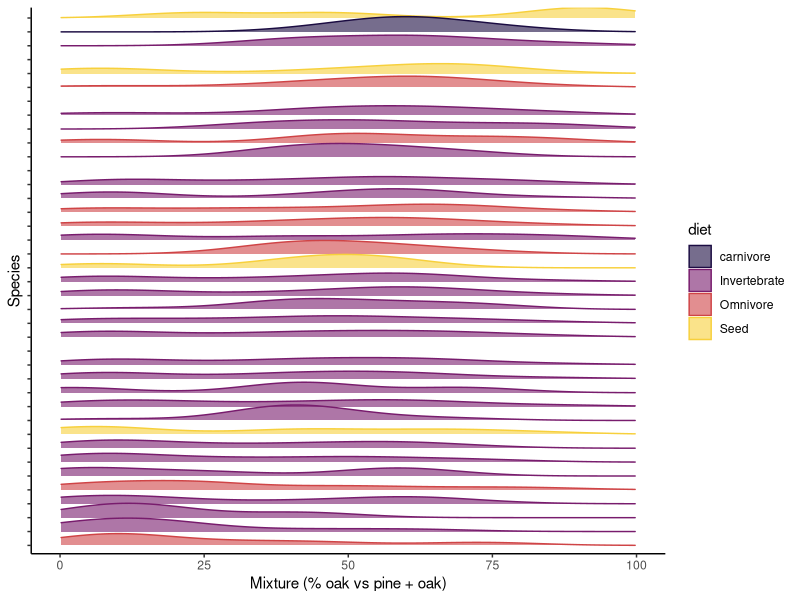
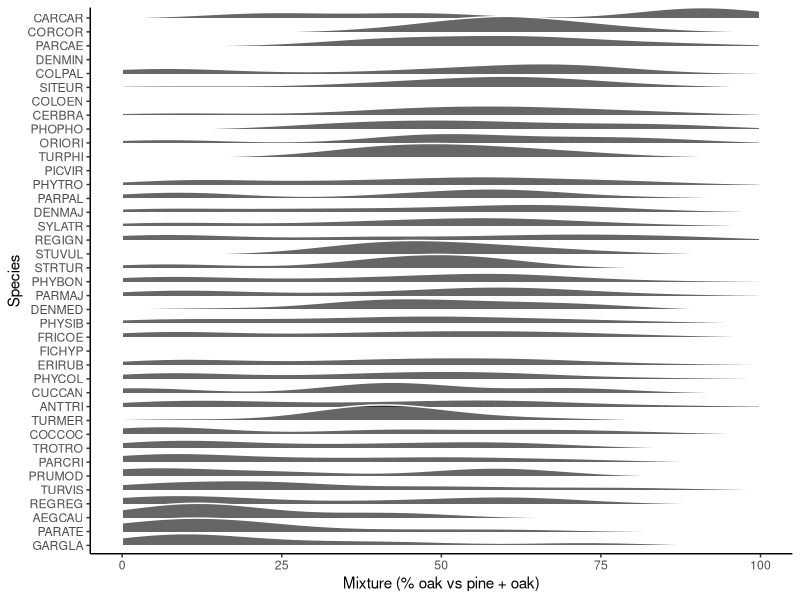
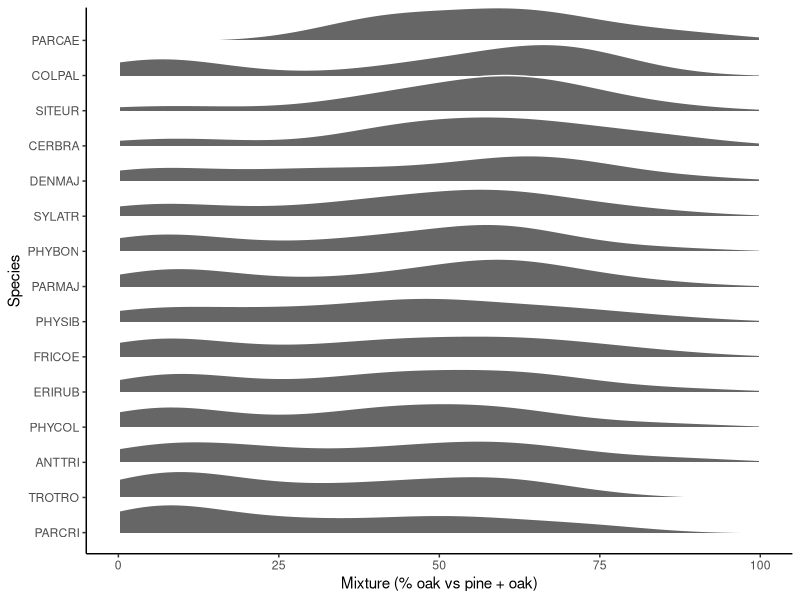
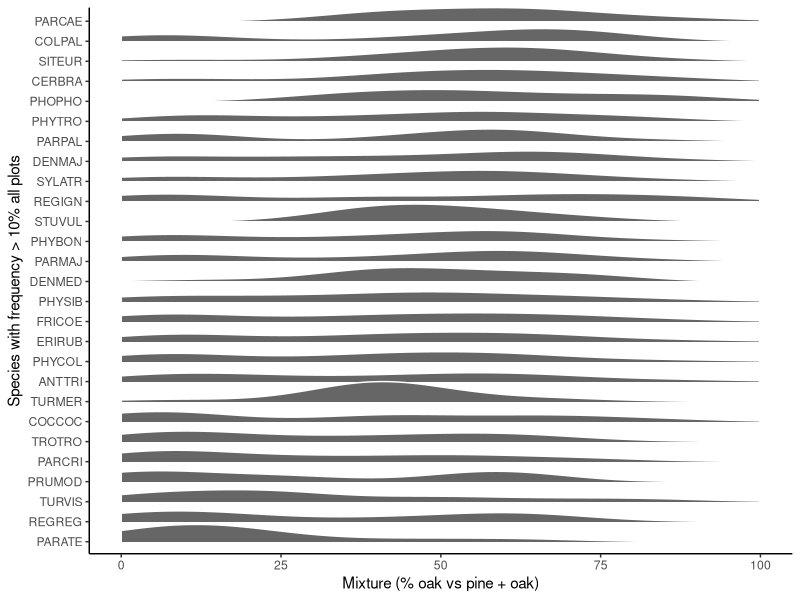
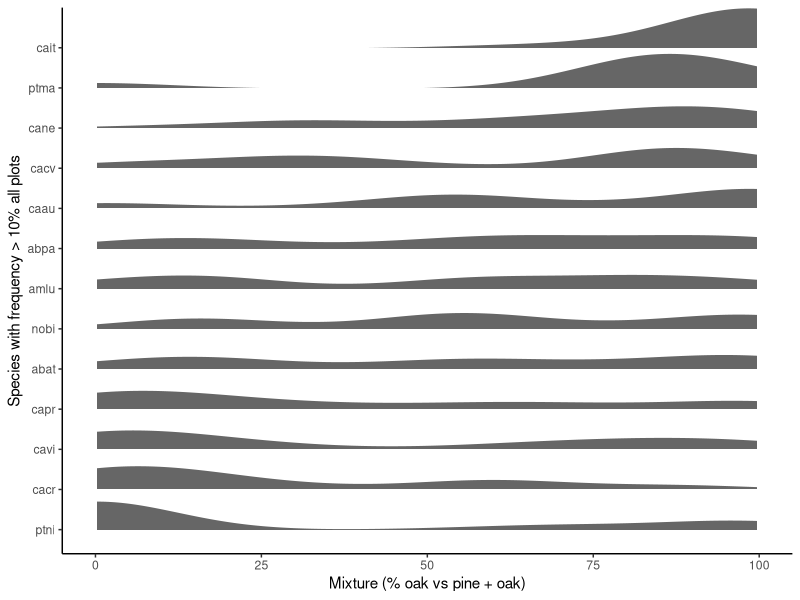
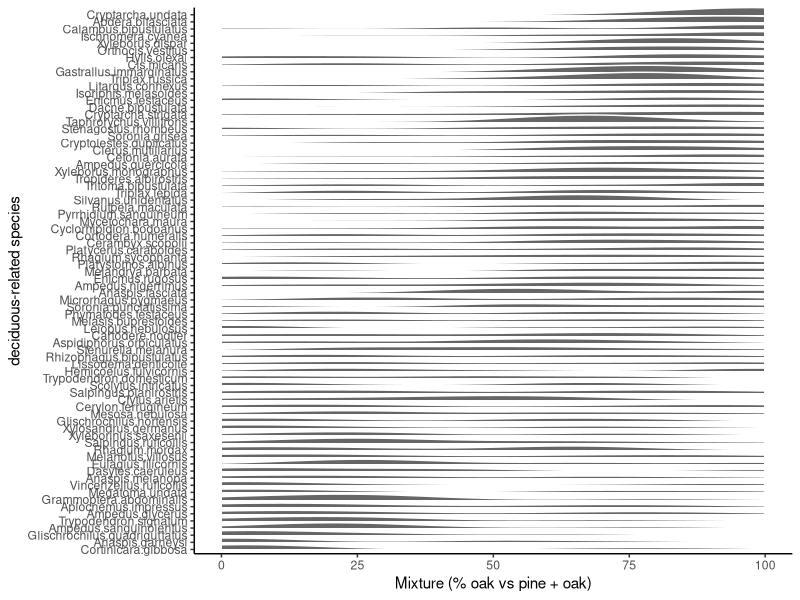
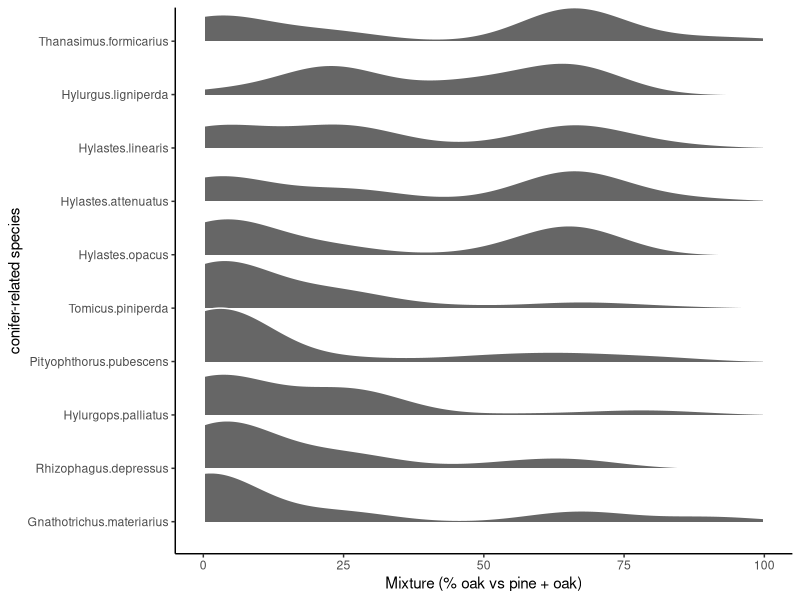
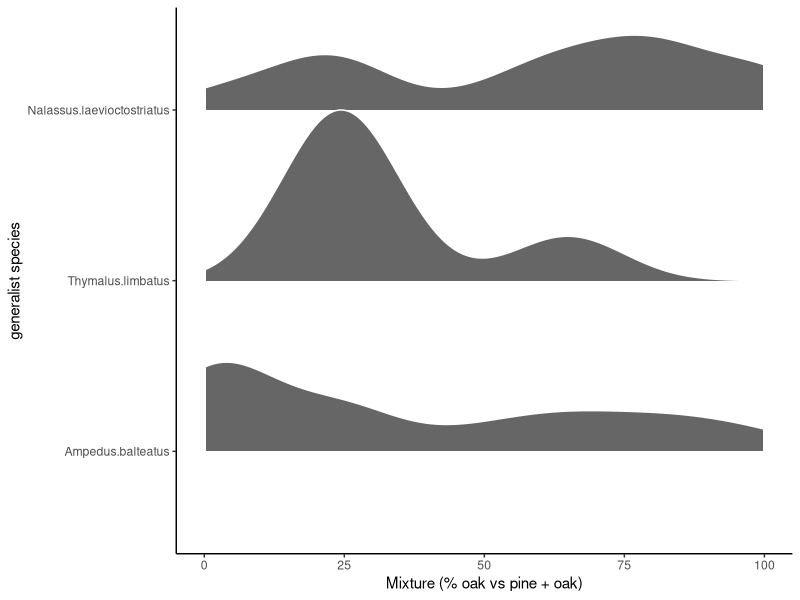

These charts were generated, in order, by the following R code:
#------------------------------------------------------------------------#
## Compute density curves for species counts along the mixture gradient ##
# author : J-Y Barnagaud (jean-yves.barnagaud@ephe.psl.eu)
# This script computes probability density curves on species' counts per
# sites along the mixture gradient
#------------------------------------------------------------------------#

library(tidyverse)
library(ggplot2)
library(ggridges)
library(viridis)

## birds -----------------------------------------------------------------------

# get data

ois <- read.csv2("data/Rel_Env_Sp_Bird_2026.csv")
ois.traits <- read.csv2("data/Sp_Traits_Bird_2026.csv")

# reframe to long

ois1 <- ois[, -c(2:7, 47, 48)]
rownames(ois1) <- ois$point
ois1.long = pivot_longer(
  ois1,
  cols = 2:ncol(ois1),
  names_to = "species",
  values_to = "count"
)
mixture <- ois[, c("point", "MEL_point")]

# subset trait matrix

ois.tr <- ois.traits[, c(
  "Espece",
  "Taxonomy.English.Name..BirdLife...IOC...Clements.AviList.",
  "Primary.Diet"
)]
colnames(ois.tr) <- c("species", "name", "diet")

# merge with covariates

ois2 <- merge(ois1.long, mixture, by = "point")
ois3 <- uncount(ois2, weights = count)
ois4 <- merge(ois3,
              ois.tr,
              by = "species",
              all.x = T,
              all.y = F)

# do the ridge plot with color scale ~ diet

ridg1 <- ois4 %>%
  mutate(species = fct_reorder(species, MEL_point)) %>%
  ggplot(aes(
    x = MEL_point,
    y = species,
    fill = diet,
    colour = diet
  )) +
  geom_density_ridges(scale = 1, alpha = 0.6) +
  scale_colour_manual(
    values = c(inferno(10)[2], inferno(10)[4], inferno(10)[6], inferno(10)[9]),
    labels = c("carnivore", "Invertebrate", "Omnivore", "Seed")
  ) +
  scale_fill_manual(
    values = c(inferno(10)[2], inferno(10)[4], inferno(10)[6], inferno(10)[9]),
    labels = c("carnivore", "Invertebrate", "Omnivore", "Seed")
  ) +
  theme_classic() +
  xlim(0, 100) +
  labs(x = "Mixture (% oak vs pine + oak)", y = "Species") +
  scale_y_discrete(labels = NULL)

ridg1

# same ridge plot with no color scale (might be more readable)

ridg2 <- ois4 %>%
  mutate(species = fct_reorder(species, MEL_point)) %>%
  ggplot(aes(x = MEL_point, y = species)) +
  geom_density_ridges(
    scale = 1,
    alpha = 0.6,
    fill = "black",
    colour = "white"
  ) +
  theme_classic() +
  xlim(0, 100) +
  labs(x = "Mixture (% oak vs pine + oak)", y = "Species")

ridg2

ggsave("outputs/birds-ridge-plot-all-species.png",
       width = 7,
       height = 15)

# same ridge plot, restrict to the 15 most common species

ois.b <- ois[, -c(1:7, 47, 48)]
freq.tot <- apply(ois.b, 2, sum)
freq.tot.s <- rev(sort(freq.tot))
sp.com10 <- names(freq.tot.s[1:15])
ois4.com10 <- subset(ois4, species %in% sp.com10)

ridg3 <- ois4.com10 %>%
  mutate(species = fct_reorder(species, MEL_point)) %>%
  ggplot(aes(x = MEL_point, y = species)) +
  geom_density_ridges(
    scale = 1,
    alpha = 0.6,
    fill = "black",
    colour = "white"
  ) +
  theme_classic() +
  xlim(0, 100) +
  labs(x = "Mixture (% oak vs pine + oak)", y = "Species")

ridg3

ggsave(
  "outputs/birds-ridge-plot-15-most-common-species.png",
  width = 7,
  height = 15
)

# same ridge plot, restrict to species with >= 10% regional occurrence

freq <- apply(ois.b, 2, function(x) {
  sum(x > 0)
})
freq.rel <- freq / nrow(ois.b)
sp.frq10 <- names(which(freq.rel >= 0.1))

ois4.frq10 <- subset(ois4, species %in% sp.frq10)

ridg4 <- ois4.frq10 %>%
  mutate(species = fct_reorder(species, MEL_point)) %>%
  ggplot(aes(x = MEL_point, y = species)) +
  geom_density_ridges(
    scale = 1,
    alpha = 0.6,
    fill = "black",
    colour = "white"
  ) +
  theme_classic() +
  xlim(0, 100) +
  labs(x = "Mixture (% oak vs pine + oak)", y = "Species with frequency > 10% all plots")

ridg4

ggsave(
  "outputs/birds-ridge-plot-common-species.png",
  width = 7,
  height = 15
)

## carabids---------------------------------------------------------------------

# data

carab <- read.csv2("data/Sp_Carab_2026_selec.csv")
env.carab <- read.csv2("data/Rel_Env_Carab_2026.csv", dec = ".")

# clean matrix

colnames(carab) <- tolower(colnames(carab))

# reshape

carab.long <- pivot_longer(
  carab,
  cols = 2:ncol(carab),
  names_to = "species",
  values_to = "count"
)

# add mixture level

env.carab1 <- env.carab[, c("plot_Ptrap", "MEL_cercle")]
colnames(env.carab1) <- c("piege", "MEL_piege")

carab2 <- merge(carab.long, env.carab1, by = "piege")
carab3 <- uncount(carab2, weights = count)

# do the ridge plot

ridg.carab <- carab3 %>%
  mutate(species = fct_reorder(species, MEL_piege)) %>%
  ggplot(aes(x = MEL_piege, y = species)) +
  geom_density_ridges(
    scale = 1,
    alpha = 0.6,
    fill = "black",
    colour = "white"
  ) +
  theme_classic() +
  xlim(0, 100) +
  labs(x = "Mixture (% oak vs pine + oak)", y = "Species with frequency > 10% all plots")

ridg.carab

ggsave(
  "outputs/carabid-ridge-plot-common-species.png",
  width = 7,
  height = 15
)

## saproxylic stuff-------------------------------------------------------------

sapro <- read.csv2("data/tabplotsp_colsxselec.csv")
keep.sp <- read.csv2("data/guildsp_colsxselec.csv")
env.sapro <- read.csv2("data/Rel_Env_Saprox_2026.csv", dec = ".")

# keep only some species defined by C. Bouget

colkeep <- c("plot", keep.sp$species)
sapro1 <- sapro[, colkeep]

# reshape

sapro.long <- pivot_longer(
  sapro1,
  cols = 2:ncol(sapro1),
  names_to = "species",
  values_to = "count"
)

# add mixture level

env.sapro1 <- env.sapro[, c("plot", "mel1.8ha")]
sapro2 <- merge(sapro.long, env.sapro1, by = "plot")
sapro3 <- uncount(sapro2, weights = count)

# add guilds to split the ridge plot

sapro4 <- merge(sapro3, keep.sp, by = "species", all = F)

decid.sapro4 <- subset(sapro4, guild == "decid")
gene.sapro4 <- subset(sapro4, guild == "generalist")
coni.sapro4 <- subset(sapro4, guild == "conif")

# do the ridge plots per guild

# do the ridge plot

ridg.decid.sapro <- decid.sapro4 %>%
  mutate(species = fct_reorder(species, mel1.8ha)) %>%
  ggplot(aes(x = mel1.8ha, y = species)) +
  geom_density_ridges(
    scale = 1,
    alpha = 0.6,
    fill = "black",
    colour = "white"
  ) +
  theme_classic() +
  xlim(0, 100) +
  labs(x = "Mixture (% oak vs pine + oak)", y = "deciduous-related species")

ridg.decid.sapro

ggsave(
  "outputs/saprox-deciduous-species-ridge-plot.png",
  width = 7,
  height = 15
)

ridg.coni.sapro <- coni.sapro4 %>%
  mutate(species = fct_reorder(species, mel1.8ha)) %>%
  ggplot(aes(x = mel1.8ha, y = species)) +
  geom_density_ridges(
    scale = 1,
    alpha = 0.6,
    fill = "black",
    colour = "white"
  ) +
  theme_classic() +
  xlim(0, 100) +
  labs(x = "Mixture (% oak vs pine + oak)", y = "conifer-related species")

ridg.coni.sapro

ggsave(
  "outputs/saprox-conifer-species-ridge-plot.png",
  width = 7,
  height = 15
)

ridg.gene.sapro <- gene.sapro4 %>%
  mutate(species = fct_reorder(species, mel1.8ha)) %>%
  ggplot(aes(x = mel1.8ha, y = species)) +
  geom_density_ridges(
    scale = 1,
    alpha = 0.6,
    fill = "black",
    colour = "white"
  ) +
  theme_classic() +
  xlim(0, 100) +
  labs(x = "Mixture (% oak vs pine + oak)", y = "generalist species")

ridg.gene.sapro

ggsave(
  "outputs/saprox-generalist-species-ridge-plot.png",
  width = 7,
  height = 15
)
